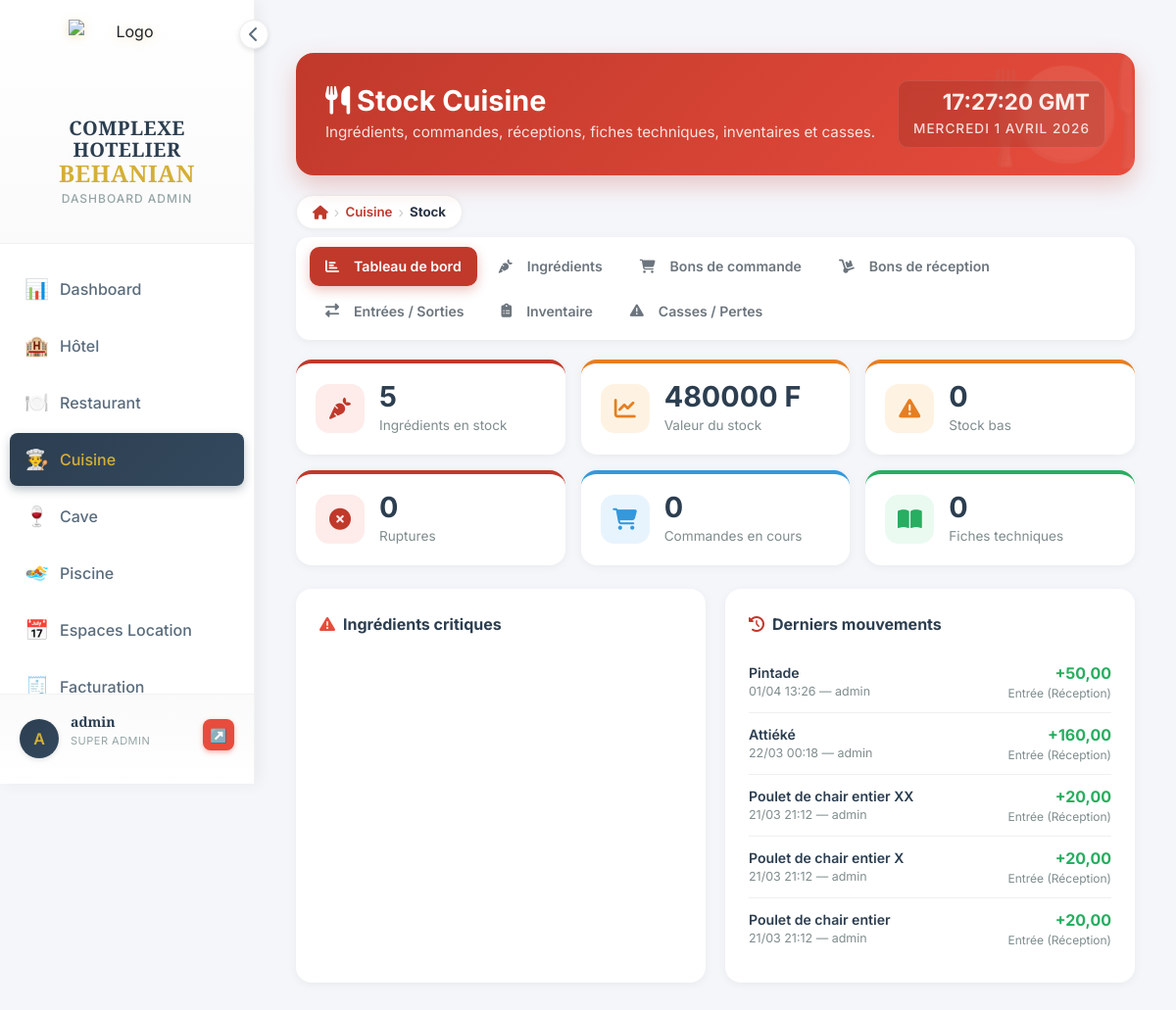
/cuisine/stock/ (signed in), run on the app's committed database.
### cuisine/models.py (models this page shows, shortened)
class MouvementStockCuisine(models.Model):
    TYPE_MOUVEMENT = [
        ('entree',     'Entrée (Réception)'),
        ('sortie',     'Sortie (Consommation)'),
        ('casse',      'Casse / Perte'),
        ('inventaire', "Ajustement d'inventaire"),
        ('production', 'Consommation production'),
    ]
    ingredient      = models.ForeignKey(Ingredient, on_delete=models.CASCADE, related_name='mouvements')
    type_mouvement  = models.CharField(max_length=20, choices=TYPE_MOUVEMENT)
    quantite        = models.DecimalField(max_digits=12, decimal_places=3, verbose_name="Quantité")
    prix_unitaire   = models.DecimalField(max_digits=10, decimal_places=4, default=0, verbose_name="Prix unitaire")
    commentaire     = models.TextField(blank=True, null=True)
    date            = models.DateTimeField(auto_now_add=True)
    utilisateur     = models.ForeignKey(User, on_delete=models.SET_NULL, null=True)
    class Meta:
        verbose_name        = "Mouvement de stock (Cuisine)"
        verbose_name_plural = "Mouvements de stock (Cuisine)"
        ordering            = ['-date']

class Ingredient(models.Model):
    STATUT_CHOICES = [
        ('actif',    'Actif'),
        ('sommeil',  'En sommeil'),
        ('supprime', 'Supprimé'),
    ]
    reference         = models.CharField(max_length=50, unique=True, blank=True, null=True, verbose_name="Référence")
    nom               = models.CharField(max_length=200, verbose_name="Désignation")
    categorie         = models.ForeignKey(CategorieIngredient, on_delete=models.SET_NULL, null=True, blank=True, verbose_name="Catégorie")
    description       = models.TextField(blank=True, verbose_name="Description")
    unite_stock       = models.ForeignKey(UniteIngredient, on_delete=models.SET_NULL, null=True, blank=True,
                                          related_name='ingredients_stock', verbose_name="Unité de stock")
    unite_recette     = models.ForeignKey(UniteIngredient, on_delete=models.SET_NULL, null=True, blank=True,
                                          related_name='ingredients_recette', verbose_name="Unité recette (fiches techniques)")
    facteur_conversion = models.DecimalField(max_digits=12, decimal_places=6, default=1,
                                              verbose_name="Facteur conversion stock→recette",
                                              help_text="Ex : 1 kg = 1000 g → saisir 1000")
    prix_achat        = models.DecimalField(max_digits=10, decimal_places=2, default=0, verbose_name="Prix d'achat unitaire (FCFA)")
    cmup              = models.DecimalField(max_digits=10, decimal_places=4, default=0, verbose_name="CMUP (FCFA)")
    quantite_stock    = models.DecimalField(max_digits=12, decimal_places=3, default=0, verbose_name="Quantité en stock")
    seuil_alerte      = models.DecimalField(max_digits=12, decimal_places=3, default=0, verbose_name="Seuil d'alerte")
    stock_max         = models.DecimalField(max_digits=12, decimal_places=3, default=0, blank=True, verbose_name="Stock maximum")
    fournisseur_principal = models.ForeignKey(Fournisseur, on_delete=models.SET_NULL, null=True, blank=True,
                                               verbose_name="Fournisseur principal")
    statut            = models.BooleanField(default=True, verbose_name="Actif")
    date_creation     = models.DateTimeField(auto_now_add=True)
    date_modification = models.DateTimeField(auto_now=True)
    class Meta:
        verbose_name        = "Ingrédient"
        verbose_name_plural = "Ingrédients"
        ordering            = ['categorie__ordre', 'nom']
    @property
    def valeur_stock(self):
        return self.quantite_stock * self.cmup

### cuisine/views.py (the view)
# urls.py: path('stock/', views.stock_management, name='stock_management'),
@require_module_access('cuisine')
def stock_management(request):
    ingredients = Ingredient.objects.select_related('categorie', 'unite_stock').filter(statut=True)
    total_articles = ingredients.count()
    valeur_stock   = sum(i.valeur_stock for i in ingredients)
    stock_bas      = ingredients.filter(quantite_stock__gt=0, quantite_stock__lte=F('seuil_alerte')).count()
    ruptures       = ingredients.filter(quantite_stock__lte=0).count()
    bc_en_cours    = BonCommandeCuisine.objects.filter(statut__in=['brouillon', 'confirme', 'envoye', 'partiel']).count()
    bons = BonCommandeCuisine.objects.select_related('fournisseur', 'cree_par').all()
    bc_statut = request.GET.get('bc_statut', '')
    bc_q      = request.GET.get('bc_q', '')
    if bc_statut:
        bons = bons.filter(statut=bc_statut)
    if bc_q:
        bons = bons.filter(Q(numero__icontains=bc_q) | Q(fournisseur__nom__icontains=bc_q))
    bc_total      = BonCommandeCuisine.objects.count()
    bc_brouillons = BonCommandeCuisine.objects.filter(statut='brouillon').count()
    bc_en_retard  = sum(1 for b in BonCommandeCuisine.objects.filter(statut__in=['confirme', 'envoye', 'partiel']) if b.est_en_retard)
    receptions    = BonReceptionCuisine.objects.select_related('fournisseur', 'cree_par').all()
    br_total      = receptions.count()
    br_brouillons = receptions.filter(statut='brouillon').count()
    mouvements = MouvementStockCuisine.objects.select_related('ingredient', 'utilisateur').order_by('-date')
    mvt_type = request.GET.get('mvt_type', '')
    if mvt_type:
        mouvements = mouvements.filter(type_mouvement=mvt_type)
    inventaires = InventaireCuisine.objects.select_related('cree_par').all()
    casses = CasseCuisine.objects.select_related('cree_par').all()
    context = {
        'page_title':     'Stock Cuisine',
        'ingredients':    ingredients,
        'categories':     CategorieIngredient.objects.all(),
        'fournisseurs':   Fournisseur.objects.filter(actif=True),
        'total_articles': total_articles,
        'valeur_stock':   valeur_stock,
        'stock_bas':      stock_bas,
        'ruptures':       ruptures,
        'bc_en_cours':    bc_en_cours,
        'bons':           bons,
        'bc_total':       bc_total,
        'bc_brouillons':  bc_brouillons,
        'bc_en_retard':   bc_en_retard,
        'bc_statut':      bc_statut,
        'bc_q':           bc_q,
        'receptions':     receptions,
        'br_total':       br_total,
        'br_brouillons':  br_brouillons,
        'mouvements':     mouvements[:50],
        'mvt_type':       mvt_type,
        'inventaires':    inventaires,
        'casses':         casses,
    }
    return render(request, 'cuisine/stock_management.html', context)

### templates/cuisine/stock_management.html (shortened to what this page needs)
{% extends 'dashboard/base_dashboard.html' %}
{% load breadcrumb %}
{% load static %}
{% block content %}
<div class="container-fluid py-4">
    <div class="page-header">
        <div>
            <h2><i class="fas fa-utensils mr-2"></i> Stock Cuisine</h2>
            <p>Ingrédients, commandes, réceptions, fiches techniques, inventaires et casses.</p>
</div>
<div class="header-clock">
            <span class="time"></span>
            <span class="date"></span>
        </div>
</div>
{% breadcrumb "Cuisine" "cuisine:index" "Stock" "" %}
    <div class="tabs-nav">
        <button class="tab-btn active" onclick="showTab('dashboard', this)">
            <i class="fas fa-chart-bar"></i> Tableau de bord
        </button>
        <button class="tab-btn" onclick="showTab('ingredients', this)">
            <i class="fas fa-carrot"></i> Ingrédients
        </button>
        <button class="tab-btn" onclick="showTab('commandes', this)">
            <i class="fas fa-shopping-cart"></i> Bons de commande
        </button>
        <button class="tab-btn" onclick="showTab('receptions', this)">
            <i class="fas fa-dolly"></i> Bons de réception
        </button>
        <button class="tab-btn" onclick="showTab('mouvements', this)">
            <i class="fas fa-exchange-alt"></i> Entrées / Sorties
        </button>
        <button class="tab-btn" onclick="showTab('inventaire', this)">
            <i class="fas fa-clipboard-list"></i> Inventaire
        </button>
        <button class="tab-btn" onclick="showTab('casses', this)">
            <i class="fas fa-exclamation-triangle"></i> Casses / Pertes
        </button>
    </div>
    <div id="tab-dashboard" class="tab-content active">
        <div class="stats-grid">
            <div class="stat-card red">
                <div class="stat-icon red"><i class="fas fa-carrot"></i></div>
                <div><div class="stat-value">{{ total_articles }}</div><div class="stat-label">Ingrédients en stock</div></div>
            </div>
            <div class="stat-card orange">
                <div class="stat-icon orange"><i class="fas fa-chart-line"></i></div>
                <div><div class="stat-value">{{ valeur_stock|floatformat:0 }} F</div><div class="stat-label">Valeur du stock</div></div>
            </div>
            <div class="stat-card orange">
                <div class="stat-icon orange"><i class="fas fa-exclamation-triangle"></i></div>
                <div><div class="stat-value">{{ stock_bas }}</div><div class="stat-label">Stock bas</div></div>
            </div>
            <div class="stat-card red">
                <div class="stat-icon red"><i class="fas fa-times-circle"></i></div>
                <div><div class="stat-value">{{ ruptures }}</div><div class="stat-label">Ruptures</div></div>
            </div>
            <div class="stat-card blue">
                <div class="stat-icon blue"><i class="fas fa-shopping-cart"></i></div>
                <div><div class="stat-value">{{ bc_en_cours }}</div><div class="stat-label">Commandes en cours</div></div>
            </div>
            <div class="stat-card green">
                <div class="stat-icon green"><i class="fas fa-book-open"></i></div>
                <div><div class="stat-value">{{ fiches_count|default:"0" }}</div><div class="stat-label">Fiches techniques</div></div>
            </div>
        </div>
        <div class="bottom-grid">
            <div class="panel">
                <div class="panel-title">
                    <i class="fas fa-exclamation-triangle" style="color:#e74c3c;"></i> Ingrédients critiques
                </div>
            </div>
            <div class="panel">
                <div class="panel-title">
                    <i class="fas fa-history" style="color:#c0392b;"></i> Derniers mouvements
                </div>
                {% for mv in mouvements %}
                <div class="critique-item">
                    <div>
                        <div style="font-weight:600;color:#2c3e50;font-size:0.88rem;">{{ mv.ingredient.nom }}</div>
                        <div style="font-size:0.78rem;color:#7f8c8d;">{{ mv.date|date:"d/m H:i" }} — {{ mv.utilisateur.username|default:"—" }}</div>
                    </div>
                    <div style="text-align:right;">
                        {% if mv.type_mouvement == 'entree' %}
                            <span style="color:#27ae60;font-weight:700;">+{{ mv.quantite|floatformat:2 }}</span>
                        {% else %}
                            <span style="color:#e74c3c;font-weight:700;">-{{ mv.quantite|floatformat:2 }}</span>
                        {% endif %}
                        <div style="font-size:0.75rem;color:#7f8c8d;">{{ mv.get_type_mouvement_display }}</div>
                    </div>
                </div>
                {% empty %}
                <div class="empty-critique">
                    <i class="fas fa-history"></i>
                    <p>Aucun mouvement récent</p>
                </div>
                {% endfor %}
            </div>
        </div>
    </div>
</div>
{% endblock %}

### templates/dashboard/base_dashboard.html (shortened to what this page needs)
{% load static %}
<!DOCTYPE html>
<html lang="fr">
<head>
    <link href="https://cdn.jsdelivr.net/npm/bootstrap@5.3.0/dist/css/bootstrap.min.css" rel="stylesheet">
    <link rel="stylesheet" href="https://cdnjs.cloudflare.com/ajax/libs/font-awesome/6.4.0/css/all.min.css">
</head>
<body>
    <div class="sidebar" id="sidebar">
        <div class="logo-section">
            <div class="sidebar-toggle" onclick="toggleSidebar()">
                <i class="fas fa-chevron-left" id="toggleIcon"></i>
            </div>
            <div class="logo">
                <div class="logo-icon">
                    <img src="{% static 'images/Logo.png' %}" alt="Logo">
                </div>
                <div class="logo-text">
                    <h1>COMPLEXE HOTELIER<br><span>BEHANIAN</span></h1>
                    <p>Dashboard Admin</p>
                </div>
            </div>
        </div>
        <nav class="nav-menu">
            <a href="{% url 'dashboard:index' %}" class="nav-item {% if request.resolver_match.url_name == 'index' and request.resolver_match.app_name == 'dashboard' %}active{% endif %}">
                <span class="nav-item-icon">📊</span>
                <span class="nav-text">Dashboard</span>
            </a>
            {% if 'hotel' in accessible_modules %}
            <a href="{% url 'hotel:index' %}" class="nav-item {% if request.resolver_match.app_name == 'hotel' %}active{% endif %}">
                <span class="nav-item-icon">🏨</span>
                <span class="nav-text">Hôtel</span>
            </a>
            {% endif %}
            {% if 'restaurant' in accessible_modules %}
            <a href="{% url 'restaurant:index' %}" class="nav-item {% if request.resolver_match.app_name == 'restaurant' %}active{% endif %}">
                <span class="nav-item-icon">🍽️</span>
                <span class="nav-text">Restaurant</span>
            </a>
            {% endif %}
            {% if 'cuisine' in accessible_modules %}
            <a href="{% url 'cuisine:index' %}" class="nav-item {% if request.resolver_match.app_name == 'cuisine' %}active{% endif %}">
                <span class="nav-item-icon">👨‍🍳</span>
                <span class="nav-text">Cuisine</span>
            </a>
            {% endif %}
            {% if 'bar' in accessible_modules %}
            <a href="{% url 'bar:dashboard' %}" class="nav-item {% if request.resolver_match.app_name == 'bar' %}active{% endif %}">
                <span class="nav-item-icon">🍷</span>
                <span class="nav-text">Cave</span>
            </a>
            {% endif %}
            {% if 'piscine' in accessible_modules %}
            <a href="{% url 'piscine:index' %}" class="nav-item {% if request.resolver_match.app_name == 'piscine' %}active{% endif %}">
                <span class="nav-item-icon">🏊</span>
                <span class="nav-text">Piscine</span>
            </a>
            {% endif %}
            {% if 'espaces' in accessible_modules %}
            <a href="{% url 'espaces_evenementiels:index' %}" class="nav-item {% if request.resolver_match.app_name == 'espaces_evenementiels' %}active{% endif %}">
                <span class="nav-item-icon">📅</span>
                <span class="nav-text">Espaces Location</span>
            </a>
            {% endif %}
            {% if 'facturation' in accessible_modules %}
            <a href="{% url 'facturation:index' %}" class="nav-item {% if request.resolver_match.app_name == 'facturation' %}active{% endif %}">
                <span class="nav-item-icon">🧾</span>
                <span class="nav-text">Facturation</span>
            </a>
            {% endif %}
        </nav>
        <div class="user-section">
            <div class="user-avatar">{{ user.username|first|upper }}</div>
            <div class="user-info">
                <h4>{{ user.get_full_name|default:user.username }}</h4>
                <p>{{ user_role }}</p>
            </div>
            <a href="{% url 'logout' %}" class="logout-btn" title="Se déconnecter">↗️</a>
        </div>
    </div>
    <div class="main-content">
        {% block content %}{% endblock %}
    </div>
</body>
</html>

### data on the page
MouvementStockCuisine: ingredient.nom "Pintade", date "01/04 13:26", utilisateur.username "admin", quantite "50,00", type_mouvement "Entrée (Réception)"
MouvementStockCuisine: ingredient.nom "Attiéké", date "22/03 00:18", utilisateur.username "admin", quantite "160,00", type_mouvement "Entrée (Réception)"
MouvementStockCuisine: ingredient.nom "Poulet de chair entier XX", date "21/03 21:12", utilisateur.username "admin", quantite "20,00", type_mouvement "Entrée (Réception)"
MouvementStockCuisine: ingredient.nom "Poulet de chair entier X", date "21/03 21:12", utilisateur.username "admin", quantite "20,00", type_mouvement "Entrée (Réception)"
MouvementStockCuisine: ingredient.nom "Poulet de chair entier", date "21/03 21:12", utilisateur.username "admin", quantite "20,00", type_mouvement "Entrée (Réception)"

### other printed values
{{ user.username|first|upper }} "A"
{{ user.get_full_name|default:user.username }} "admin"
{{ user_role }} "SUPER ADMIN"
{{ item.label }} "Cuisine"
{{ item.label }} "Stock"
{{ total_articles }} "5"
{{ valeur_stock|floatformat:0 }} "480000"
{{ stock_bas }} "0"
{{ ruptures }} "0"
{{ bc_en_cours }} "0"
{{ fiches_count|default:"0" }} "0"
